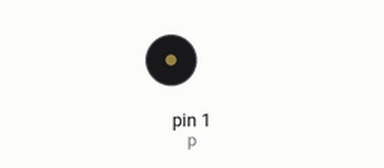
This sketch was run on a simulated Arduino Uno, built with avr-gcc and run on an emulated ATmega328P. Shown: buzzer (waves = sounding).

Above: at 0.1 s.
At 39.6 s:
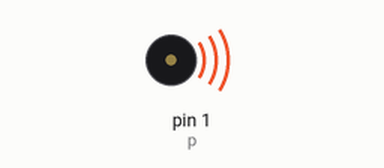
Timing chart, 0 to 40.0 s (numbered marks = the images above):
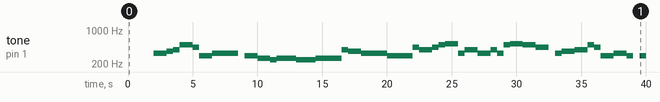

The sketch:

Orange.ino
```cpp
int p = 1;

  // Frekwensi Buzzer untuk Nada
  int n1 = 262; int n2 = 294; int n3 = 330; int n4 = 349;
  int n5 = 392; int n6 = 440; int n7 = 494; int n8 = 523;   //i = 8
  // Frekwensi Buzzer untuk Nada

  // Ketukan
  int k1 = 1000; //Ketukan 1
  int k2 = 2000; //Ketukan 2
  int k3 = 3000; //Ketukan 3
  int k4 = 4000; //Ketukan 4

  int ks = 500;
  // Ketukan

void setup() {
  // put your setup code here, to run once:

}

void loop() {
  // put your main code here, to run repeatedly:

  tone(p, 0, k2);              delay(k2); // 0
    tone(p, n3, k1);              delay(k1);
    tone(p, 370, ks);              delay(ks);
    tone(p, n5, ks);              delay(ks);
    tone(p, n7, k1);              delay(k1);

    tone(p, n6, ks);              delay(ks);
    tone(p, n2, ks);              delay(ks);

    tone(p, n2, ks);              delay(ks);
    tone(p, n3, k2);              delay(k2);

  tone(p, 0, 500);              delay(500); // 0
    tone(p, n2, ks);              delay(ks);
    tone(p, n2, ks);              delay(ks);
    tone(p, n1, ks);              delay(ks);

  // tone(p, 0, 10);              delay(10); // 0
    tone(p, n1, ks);              delay(ks);
    tone(p, 247, ks);              delay(ks);
    tone(p, n1, ks);              delay(ks);
    tone(p, n1, ks);              delay(ks);
  // tone(p, 0, 10);              delay(10); // 0
  // tone(p, 0, 10);              delay(10); // 0
    tone(p, n1, ks);              delay(ks);
    tone(p, 247, k1);              delay(k1);


  // tone(p, 0, k1);              delay(k1); // 0
    tone(p, 247, ks);              delay(ks);
    tone(p, n1, k1);              delay(k1);

  // tone(p, 0, 10);              delay(10); // 0
    tone(p, n1, ks);              delay(ks);
  // tone(p, 0, 10);              delay(10); // 0
    tone(p, n1, ks);              delay(ks);
    tone(p, n5, ks);              delay(ks);
    tone(p, 370, k1);              delay(k1);


    tone(p, n3, ks);              delay(ks);
    tone(p, n3, k1);              delay(k1);

    tone(p, n3, ks);              delay(ks);

    tone(p, n2, ks);              delay(ks);
  // tone(p, 0, 10);              delay(10); // 0
    tone(p, n2, ks);              delay(ks);
  // tone(p, 0, 10);              delay(10); // 0
    tone(p, n2, k1);              delay(k1);


    tone(p, n6, ks);              delay(ks);
    tone(p, n5, k1);              delay(k1);


    tone(p, n6, ks);              delay(ks);
    tone(p, n7, ks);              delay(ks);
    tone(p, n8, k1);              delay(k1);

    tone(p, n3, ks);              delay(ks);
    tone(p, n5, k1);              delay(k1);

    tone(p, n3, k1);              delay(k1);

    tone(p, n5, ks);              delay(ks);
    tone(p, n3, ks);              delay(ks);
    tone(p, n7, ks);              delay(ks);
    tone(p, n8, k1);              delay(k1);

    tone(p, n7, ks);              delay(ks);
    tone(p, n7, ks);              delay(ks);
  // tone(p, 0, 10);              delay(10); // 0
    tone(p, n6, k1);              delay(k1);

  tone(p, 0, 500);              delay(500); // 0


  // tone(p, 0, 10);              delay(10); // 0
      tone(p, n3, ks);              delay(ks);
      tone(p, 370, k1);              delay(k1);

      tone(p, n5, k1);              delay(k1);

      tone(p, n7, ks);              delay(ks);
      tone(p, n6, ks);              delay(ks);
      tone(p, n2, ks);              delay(ks);
      tone(p, n2, ks);              delay(ks);
      tone(p, n3, k1);              delay(k1);

      tone(p, n2, ks);              delay(k1);
      tone(p, n2, k1);              delay(k1);

      tone(p, n2, ks);              delay(ks);
      tone(p, n1, k1);              delay(k1);

      tone(p, n1, ks);              delay(ks);
      tone(p, 247, ks);              delay(ks);
      tone(p, n1, ks);              delay(ks);
      tone(p, n1, ks);              delay(ks);
      tone(p, 247, k1);              delay(k1);

  tone(p, 0, 500);              delay(500); // 0
      tone(p, n1, ks);              delay(ks);
      tone(p, n1, k1);              delay(k1);

      tone(p, n5, k1);              delay(k1);

      tone(p, 370, k1);              delay(k1);


      tone(p, n2, ks);              delay(ks);
      tone(p, n7, ks);              delay(ks);
      tone(p, n7, ks);              delay(ks);
      tone(p, n6, ks);              delay(ks);
      tone(p, n5, k1);              delay(k1);

      tone(p, n5, k1);              delay(k1);

      tone(p, n3, ks);              delay(ks);
      tone(p, 370, ks);              delay(ks);
      tone(p, n5, k1);              delay(k1);

      tone(p, n5, ks);              delay(ks);
      tone(p, n5, k1);              delay(k1);

      tone(p, 370, k1);              delay(k1);

      tone(p, n1, ks);              delay(ks);
      tone(p, n5, ks);              delay(ks);
      tone(p, n5, ks);              delay(ks);
      tone(p, n1, ks);              delay(ks);
      tone(p, n5, ks);              delay(ks);


// Pre-Chorus:
  tone(p, 0, 500);              delay(500); // 0
    tone(p, n3, ks);              delay(ks);
    tone(p, 370, k1);              delay(k1);


    tone(p, n5, k1);              delay(k1);

    tone(p, n7, ks);              delay(ks);
    tone(p, n6, ks);              delay(ks);
    tone(p, n5, k1);              delay(k1);

    tone(p, n6, k1);              delay(k1);

    tone(p, 370, ks);              delay(ks);
    tone(p, n5, k1);              delay(k1);

    tone(p, n6, k1);              delay(k1);

    tone(p, n6, ks);              delay(ks);
    tone(p, n7, ks);              delay(ks);
    tone(p, n6, ks);              delay(ks);
    tone(p, n5, ks);              delay(ks);
    tone(p, 370, k1);              delay(k1);

    tone(p, n5, k1);              delay(k1);


  tone(p, 0, 500);              delay(500); // 0
      tone(p, n3, ks);              delay(ks);
      tone(p, 370, ks);              delay(ks);
      tone(p, n5, k1);              delay(k1);

      tone(p, n5, k1);              delay(k1);

      tone(p, n5, ks);              delay(ks);
      tone(p, n5, ks);              delay(ks);
      tone(p, n5, k1);              delay(k1);

      tone(p, n5, ks);              delay(ks);
      tone(p, 370, ks);              delay(ks);
      tone(p, n2, ks);              delay(ks);
      tone(p, n2, ks);              delay(ks);
      tone(p, n8, k1);              delay(k1);

      tone(p, n8, ks);              delay(ks);
      tone(p, n7, ks);              delay(ks);
      tone(p, n7, ks);              delay(ks);
      tone(p, n6, ks);              delay(ks);
      tone(p, n7, k1);              delay(k1);


  tone(p, 0, 500);              delay(500); // 0
    tone(p, n8, ks);              delay(ks);
    tone(p, n8, ks);              delay(ks);
    tone(p, n8, ks);              delay(ks);
    tone(p, n6, k1);              delay(k1);

    tone(p, n5, ks);              delay(ks);
    tone(p, n6, k1);              delay(k1);

    tone(p, 370, ks);              delay(ks);
    tone(p, n5, k1);              delay(k1);

    tone(p, n6, k1);              delay(k1);

    tone(p, n6, ks);              delay(ks);
    tone(p, n7, ks);              delay(ks);
    tone(p, n6, ks);              delay(ks);
    tone(p, n5, ks);              delay(ks);
    tone(p, 370, k1);              delay(k1);

    tone(p, n5, k1);              delay(k1);


  tone(p, 0, 500);              delay(500); // 0
    tone(p, n3, ks);              delay(ks);
    tone(p, 370, ks);              delay(ks);
    tone(p, n5, k1);              delay(k1);

    tone(p, n3, ks);              delay(ks);
    tone(p, n5, k1);              delay(k1);

    tone(p, n3, ks);              delay(ks);
    tone(p, n5, k1);              delay(k1);

    tone(p, n3, ks);              delay(ks);
    tone(p, 659, ks);              delay(ks);
    tone(p, n8, ks);              delay(ks);
    tone(p, n5, ks);              delay(ks);
    tone(p, n5, k1);              delay(k1);

    tone(p, n7, ks);              delay(ks);
    tone(p, n7, ks);              delay(ks);
    tone(p, n6, k1);              delay(k1);


// Chorus
  tone(p, 0, 500);              delay(500); // 0
    tone(p, n2, ks);              delay(ks);
    tone(p, n5, ks);              delay(ks);
    tone(p, n6, ks);              delay(ks);
    tone(p, n8, ks);              delay(ks);
    tone(p, n7, k1);              delay(k1);

    tone(p, n7, k1);              delay(k1);

    tone(p, n5, ks);              delay(ks);
    tone(p, n6, k1);              delay(k1);

    tone(p, n6, ks);              delay(ks);
    tone(p, n7, ks);              delay(ks);
    tone(p, n7, k1);              delay(k1);

    tone(p, n5, ks);              delay(ks);
    tone(p, n8, ks);              delay(ks);
    tone(p, n7, k1);              delay(k1);

    tone(p, n7, k1);              delay(k1);

    tone(p, n5, ks);              delay(ks);
    tone(p, n6, ks);              delay(ks);
    tone(p, n6, k1);              delay(k1);

    tone(p, n6, ks);              delay(ks);
    tone(p, n7, ks);              delay(ks);
    tone(p, n7, k1);              delay(k1);


  tone(p, 0, 500);              delay(500); // 0
      tone(p, n5, ks);              delay(ks);
      tone(p, n5, k1);              delay(k1);

      tone(p, 659, k1);              delay(k1);

      tone(p, n8, ks);              delay(ks);
      tone(p, n7, ks);              delay(ks);
      tone(p, n8, ks);              delay(ks);

      tone(p, 659, k1);              delay(k1);

      tone(p, 659, ks);              delay(ks);
      tone(p, 659, ks);              delay(ks);
      tone(p, 698, ks);              delay(ks);
      tone(p, 659, ks);              delay(ks);

      tone(p, 370, ks);              delay(ks);
      tone(p, 370, ks);              delay(ks);
      tone(p, n5, k1);              delay(k1);

      tone(p, n3, ks);              delay(ks);
      tone(p, n7, ks);              delay(ks);
      tone(p, n6, ks);              delay(ks);
      tone(p, n6, k1);              delay(k1);

      tone(p, n7, ks);              delay(ks);
      tone(p, n8, k1);              delay(k1);

      tone(p, n7, ks);              delay(ks);
      tone(p, n7, ks);              delay(ks);
      tone(p, n6, k1);              delay(k1);

      tone(p, n6, k1);              delay(k1);

      tone(p, n7, ks);              delay(ks);

      tone(p, n8, k1);              delay(k1);

  tone(1, 0, 500);              delay(500); // 0
    tone(p, n2, ks);              delay(ks);
    tone(p, n5, ks);              delay(ks);
    tone(p, n6, k1);              delay(k1);

    tone(p, n6, ks);              delay(ks);
    tone(p, n8, ks);              delay(ks);
    tone(p, n7, k1);              delay(k1);

    tone(p, n7, k1);              delay(k1);

    tone(p, n5, ks);              delay(ks);
    tone(p, n6, k1);              delay(k1);

    tone(p, n6, k1);              delay(k1);

    tone(p, n6, k1);              delay(k1);

    tone(p, n7, ks);              delay(ks);
    tone(p, n7, k1);              delay(k1);

    tone(p, n5, ks);              delay(ks);
    tone(p, n8, ks);              delay(ks);
    tone(p, n7, ks);              delay(ks);
    tone(p, n7, k1);              delay(k1);

    tone(p, n5, ks);              delay(ks);
    tone(p, n6, ks);              delay(ks);
    tone(p, n6, k1);              delay(k1);

    tone(p, n6, k1);              delay(k1);

    tone(p, 659, k1);              delay(k1);
    tone(p, n7, k1);              delay(k1);


  tone(p, 0, 500);              delay(500); // 0
    tone(p, n5, ks);              delay(ks);
    tone(p, n5, ks);              delay(ks);
    tone(p, 659, k1);              delay(k1);

    tone(p, n8, ks);              delay(ks);
    tone(p, n7, ks);              delay(ks);
    tone(p, n8, k1);              delay(k1);

    tone(p, 659, k1);              delay(k1);

    tone(p, 659, ks);              delay(ks);
    tone(p, 659, ks);              delay(ks);
    tone(p, 659, ks);              delay(ks);

    tone(p, 698, ks);              delay(ks);

    tone(p, 659, k1);              delay(k1);

    tone(p, 370, ks);              delay(ks);
    tone(p, 370, ks);              delay(ks);
    tone(p, n5, k1);              delay(k1);

    tone(p, n3, ks);              delay(ks);
    tone(p, n3, ks);              delay(ks);
    tone(p, n7, ks);              delay(ks);
    tone(p, n6, k1);              delay(k1);

    tone(p, n6, k1);              delay(k1);

    tone(p, n3, ks);              delay(ks);
    tone(p, n5, ks);              delay(ks);
    tone(p, 370, k1);              delay(k1);

    tone(p, n3, k1);              delay(k1);

    tone(p, 370, ks);              delay(ks);
    tone(p, n5, k1);              delay(k1);


// Verse:
  tone(p, 0, 500);              delay(500); // 0
    tone(p, n3, ks);              delay(ks);
    tone(p, 370, ks);              delay(ks);
    tone(p, n5, k1);              delay(k1);

    tone(p, n7, k1);              delay(k1);

    tone(p, n6, ks);              delay(ks);
    tone(p, n2, ks);              delay(ks);
    tone(p, n2, ks);              delay(ks);
    tone(p, n3, k1);              delay(k1);

    tone(p, n2, ks);              delay(ks);
    tone(p, n2, ks);              delay(ks);
    tone(p, n2, k1);              delay(k1);

    tone(p, n1, k1);              delay(k1);

    tone(p, n7, ks);              delay(ks);
    tone(p, n1, ks);              delay(ks);
    tone(p, n1, ks);              delay(ks);
    tone(p, n7, k1);              delay(k1);

  tone(p, 0, 500);              delay(500); // 0
    tone(p, n1, ks);              delay(ks);
    tone(p, n1, ks);              delay(ks);
    tone(p, n1, ks);              delay(ks);
    tone(p, n5, ks);              delay(ks);
    tone(p, 370, ks);              delay(ks);
    tone(p, n2, ks);              delay(ks);
    tone(p, n2, k1);              delay(k1);

    tone(p, n2, ks);              delay(ks);
    tone(p, n6, k1);              delay(k1);

    tone(p, n5, k1);              delay(k1);

    tone(p, n6, ks);              delay(ks);
    tone(p, n7, ks);              delay(ks);
    tone(p, n8, k1);              delay(k1);

    tone(p, n3, ks);              delay(ks);
    tone(p, n5, ks);              delay(ks);
    tone(p, n4, ks);              delay(ks);
    tone(p, 370, ks);              delay(ks);

    tone(p, n5, ks);              delay(ks);
    tone(p, n5, k1);              delay(k1);

  tone(p, 0, 500);              delay(500); // 0

}
```

Measured:
- by itself, tone on pin 1 (p): plays 330 Hz for 1.0 s, 370 Hz for 0.50 s, 392 Hz for 0.50 s, 494 Hz for 1.0 s, 440 Hz for 0.50 s, 294 Hz for 1.0 s … (40 notes in this stretch)
